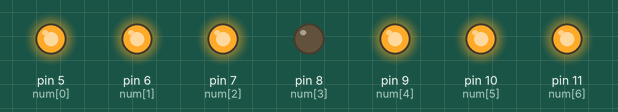
The sketch below on a simulated Arduino Uno, built with avr-gcc and run on an emulated ATmega328P. Parts: output pins drawn as LEDs (lit = HIGH).

Above: at 0.5 s.
At 2.5 s:
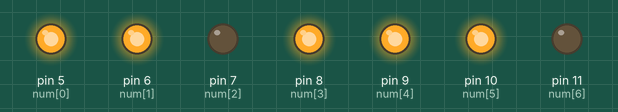
At 3.5 s:
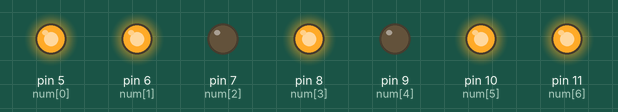
At 5.5 s:
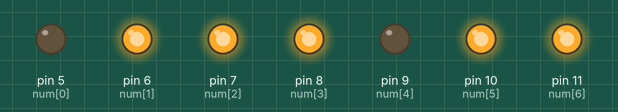
At 8.5 s:
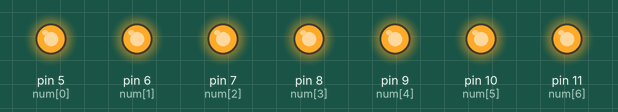
At 11.5 s:
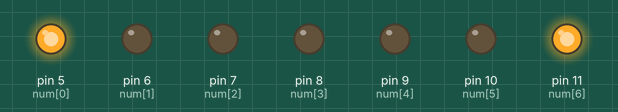
Timing chart, 0 to 13.0 s (numbered marks = the images above):
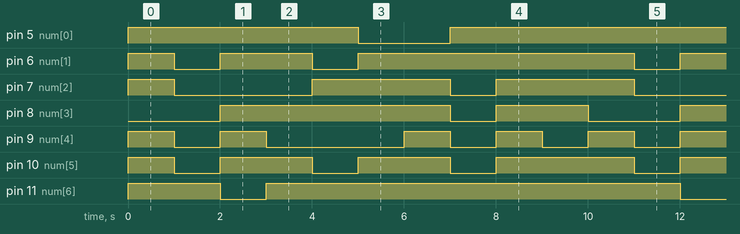

Measured:
- by itself, pin 5 (num[0]): repeats every 10.0 s: LOW 2.0 s, HIGH 8.0 s
- by itself, pin 6 (num[1]): repeats every 10.0 s: LOW 1.0 s, HIGH 2.0 s, LOW 1.0 s, HIGH 6.0 s
- by itself, pin 7 (num[2]): repeats every 10.0 s: LOW 3.0 s, HIGH 3.0 s, LOW 1.0 s, HIGH 3.0 s
- by itself, pin 8 (num[3]): repeats every 10.0 s: LOW 1.0 s, HIGH 2.0 s, LOW 2.0 s, HIGH 5.0 s
- by itself, pin 9 (num[4]): repeats every 10.0 s: LOW 1.0 s, HIGH 1.0 s, LOW 3.0 s, 2 × (HIGH 1.0 s, LOW 1.0 s), HIGH 1.0 s
- by itself, pin 10 (num[5]): repeats every 10.0 s: 2 × (LOW 1.0 s, HIGH 2.0 s), LOW 1.0 s, HIGH 3.0 s
- by itself, pin 11 (num[6]): repeats every 10.0 s: LOW 1.0 s, HIGH 9.0 s

The sketch:

_7segments_final.ino
```cpp
/*************************************************************************
**                                                                      **
**                                  Serial                              **
**       Joan torrescasana                       20/03/2017             **
*************************************************************************/

//****** Includes  *******************************************************


//****** Variables *******************************************************
byte num  [7]= {5,6,7,8,9,10,11};
byte num0 [7]= {1,1,1,0,1,1,1};
byte num1 [7]= {1,0,0,0,0,0,1};
byte num2 [7]= {1,1,0,1,1,1,0};
byte num3 [7]= {1,1,0,1,0,1,1};
byte num4 [7]= {1,0,1,1,0,0,1};
byte num5 [7]= {0,1,1,1,0,1,1};
byte num6 [7]= {0,1,1,1,1,1,1};
byte num7 [7]= {1,1,0,0,0,0,1};
byte num8 [7]= {1,1,1,1,1,1,1};
byte num9 [7]= {1,1,1,1,0,1,1};

//********** SETUP *******************************************************
void setup() {   // put your setup code here, to run once


for (int i=0; i<7; i++)
{
pinMode (num [i],OUTPUT);
}
}

//********** loop *******************************************************
void loop() {


for (int i=0; i<7; i++)
{
  digitalWrite(num[i],num0[i]);
}
delay (1000);
for (int i=0; i<7; i++)
{
  digitalWrite(num[i],num1[i]);
}
delay (1000);
  for (int i=0; i<7; i++)
{
  digitalWrite(num[i],num2[i]);
}
delay (1000);
for (int i=0; i<7; i++)
{
  digitalWrite(num[i],num3[i]);
}
delay (1000);
for (int i=0; i<7; i++)
{
  digitalWrite(num[i],num4[i]);
}
delay (1000);
for (int i=0; i<7; i++)
{
  digitalWrite(num[i],num5[i]);
  }
  delay (1000);
for (int i=0; i<7; i++)
{
  digitalWrite(num[i],num6[i]);
  }
  delay (1000);
for (int i=0; i<7; i++)
{
  digitalWrite(num[i],num7[i]);
  }
  delay (1000);
for (int i=0; i<7; i++)
{
  digitalWrite(num[i],num8[i]);
  }
  delay (1000);
for (int i=0; i<7; i++)
{
  digitalWrite(num[i],num9[i]);
}
delay (1000);
}
```
